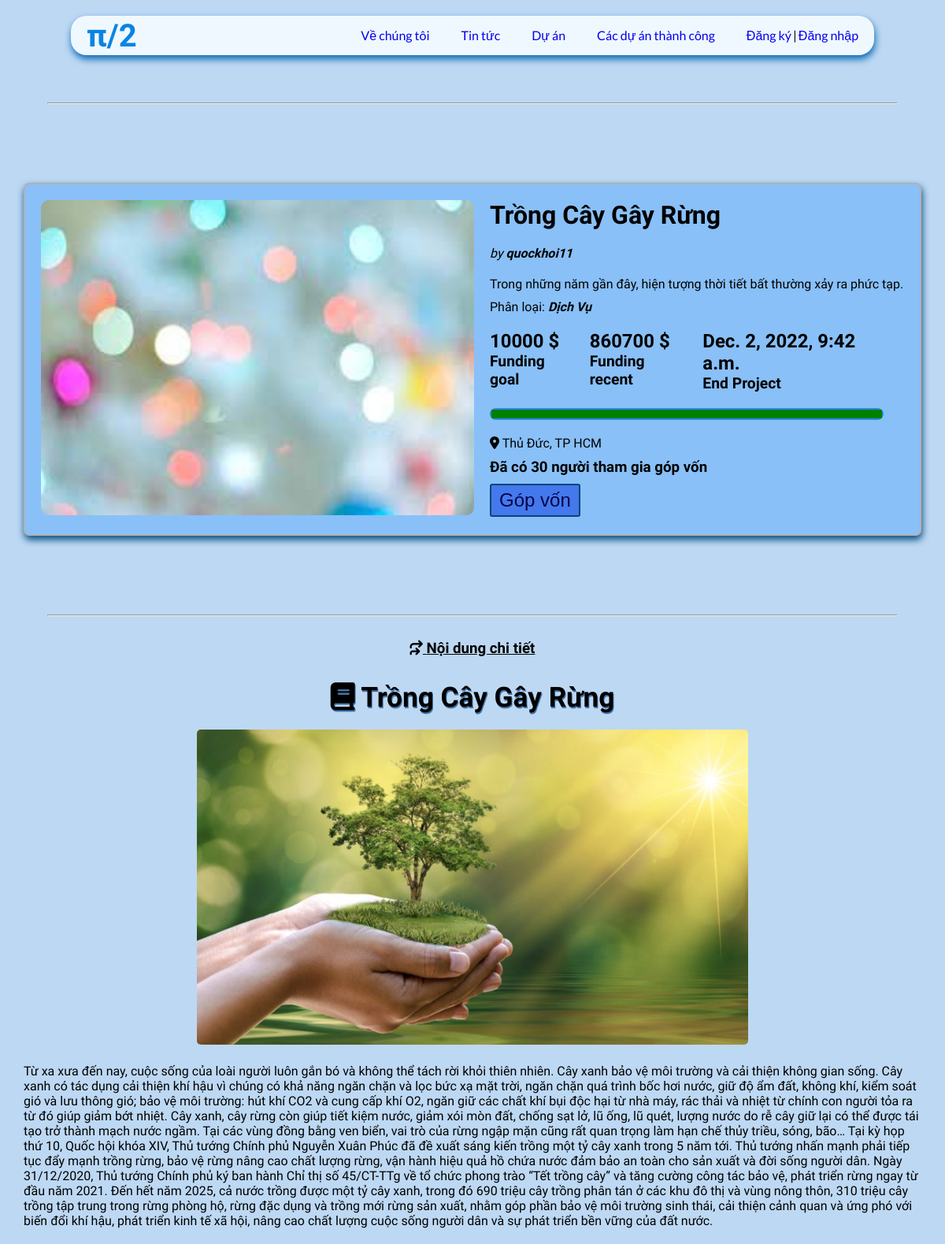
Screenshot of /projects/Project_1/ with the database file from the repository.
### viewproject/models.py (models this page shows)
class Project(models.Model):
    Title=models.CharField(max_length=50)
    ShortDescribe=models.TextField(default='',max_length=70)
    Content=models.TextField(default='',max_length=50)
    Owner=models.ForeignKey(User,on_delete=models.CASCADE)
    Category_Choices=[
        ('uncategorized','Chưa phân loại'),
        ('cong-nghe','Công nghệ'),
        ('dich-vu','Dịch vụ'),
        ('du-lich','Du lịch'),
        ('nong-nghiep','Nông nghiệp'),
        ('giao-duc','Giáo dục'),
    ]
    Category=models.CharField(default='',choices=Category_Choices,max_length=20)
    Image=models.ImageField( null=True, blank=True, upload_to="")
    Image_Content=models.ImageField( null=True, blank=True,upload_to="")
    GoalFund=models.IntegerField(default=0)
    RecentFund=models.IntegerField(default=0)
    DateEnd=models.DateTimeField(auto_now=True)
    IsSuccessfull=models.BooleanField(default=False)
    Location=models.CharField(default='',max_length=50)
    Price=models.IntegerField(default=0)

### user/models.py (models this page shows)
class User(AbstractUser):
    Money=models.IntegerField(default=0)
    Image=models.ImageField(default="/static/images/default_avatar.jpg")
    Phone=models.CharField(default='',max_length=15)

### viewproject/views.py (the view)
# urls.py: path('projects/',include('viewproject.urls')),
def viewproject(request,Project_id):
    project=Project.objects.get(pk=Project_id)
    user=request.user
    return render(request, 'Projectviews.html',{"p":project,"u":user})

### viewproject/templates/Projectviews.html (shortened to what this page needs)
{% extends 'base1.html' %}
{% block contents %}
<hr class="hr1">
<div class="content">
    <div class="contenttop">
        <div class="left">
            <img src="{{p.Image.url}}" alt="">
        </div>
        <div class="right">
            <div class="project">
                <h1 class="project_title">{{ p.Title }}</h1>
                <i class="iown">by <b><a class="owner" href="">{{ p.Owner }}</a></b></i>
                <p class="project_shortdescribe">{{ p.ShortDescribe }}</p>
                <p class="cate">Phân loại: <i><b>{{p.Category}}</b></i></p>
                <ul class="project_data">
                    <li>
                        <div class="fundgoal">
                        <h5>{{p.GoalFund}} $</h5>
                        <h6>Funding goal</h6>
                        </div>
                    </li>
                    <li>
                        <div class="fundgoal">
                            <h5>{{p.RecentFund}} $</h5>
                            <h6>Funding recent</h6>
                        </div>
                    </li>
                    <li>
                        <div class="fundrecent">
                            <h5>{{p.DateEnd}}</h5>
                            <h6>End Project</h6>
                        </div>
                    </li>
                </ul>
                <progress class="project_progress" max="{{p.GoalFund}}" value="{{p.RecentFund}}"></progress>
                <div class="location"><i class="fa-solid fa-location-dot"></i><span> {{p.Location}}</span></div>
                <h3>Đã có {{p.fundproject_set.all.count}} người tham gia góp vốn</h3>
            </div>
            <button type="button" onclick=" location.href='fund'">Góp vốn</button>
        </div>
    </div>
    <hr>
    <div class="contentbelow">
        <div class="project_content">
            <h3 class="h4_ndct"><i class="fa-solid fa-arrows-turn-right"></i> Nội dung chi tiết</h3>
            <h2 class="title_content"><i class="fa-solid fa-book"></i> {{ p.Title }}</h2>
            <img class= "img_content" src="{{p.Image_Content.url}}" alt="">
            <p class="p_content">{{p.Content}}</p>
        </div>
    </div>
</div>
{% endblock %}

### static/css/viewproject.css (style rules this page uses)
* { margin: 0; padding: 0; box-sizing: border-box; }
body { font-family: 'Fira Sans', sans-serif; background-color: #bdd8f3; }
ul { list-style: none; }
a { text-decoration: none; }
.hr1 { margin-top: 30px; }
.content { min-height: 1200px; }
.contenttop { width: 95%; margin: 100px auto; display: flex; padding: 20px; background-color: #89c0f8; border-radius: 7px; border: solid 2px #b0b2b4; box-shadow: 1px 5px 10px #044b81; }
.contenttop .left img { width: 550px; height: 400px; border-radius: 10px; }
.contenttop .right { padding-left: 20px; width: fit-content; }
.content .right .project { min-height: 360px; }
.contenttop .right .iown { display: block; margin: 20px 0px ; }
.contenttop .right .cate { margin-top: 10px; }
.contenttop .right .project_data { display: flex; list-style: none; margin-top: 20px; font-size: 120%; }
.contenttop .right ul li { font-size: 150%; margin-right:20px; }
.contenttop .right progress { display: block; margin-top: 20px; margin-bottom: 20px; height: 15px; width: 500px; border-radius: 10px; border: solid 2px #2e86de; }
.contenttop .right .owner { margin-top: 1000px; color: #000; }
.contenttop .right .location { height: fit-content; margin-bottom: 10px; }
.contenttop .right button { font-size: 150%; padding: 5px 10px; border-radius: 3px; border: solid 2px #054678; background-color: rgb(67, 121, 237); color: #08044a; cursor: pointer; }
.contentbelow { display: flex; }
.project_content { margin: 0 30px; justify-items: center; }
.project_content .h4_ndct { text-decoration:underline; }
.project_content h2 { width: fit-content; margin: 0 auto; margin-top : 30px; font-size: 220%; text-shadow: 1px 2px #3f73a7; }
.project_content .p_content { margin: 20px 0; }
.project_content .img_content { margin-top: 20px; width: 700px; height: 400px; border-radius: 5px; }
hr { width: 90%; margin: 0 auto; margin-bottom: 30px; }

### rows the page displays
Project: Image (picture), Title "Trồng Cây Gây Rừng", Owner "quockhoi11", ShortDescribe "Trong những năm gần đây, hiện tượng thời tiết bất thường xảy ra phức tạp.", Category "Dịch Vụ", GoalFund "10000", RecentFund "860700", DateEnd "Dec. 2, 2022, 9:42 a.m.", Location "Thủ Đức, TP HCM", fundproject_set.all.count "30", Image_Content (picture), Content "Từ xa xưa đến nay, cuộc sống của loài người luôn gắn bó và không thể tách rời khỏi thiên nhiên. Cây xanh bảo vệ môi trường và cải thiện không gian sống. Cây xanh có tác dụng cải thiện khí hậu vì chúng có khả năng ngăn chặn và lọc bức xạ mặt trời, ngăn chặn quá trình bốc hơi nước, giữ độ ẩm đất, không khí, kiểm soát gió và lưu thông gió; bảo vệ môi trường: hút khí CO2 và cung cấp khí O2, ngăn giữ các chất khí bụi độc hại từ nhà máy, rác thải và nhiệt từ chính con người tỏa ra từ đó giúp giảm bớt nhiệt. Cây xanh, cây rừng còn giúp tiết kiệm nước, giảm xói mòn đất, chống sạt lở, lũ ống, lũ quét, lượng nước do rễ cây giữ lại có thể được tái tạo trở thành mạch nước ngầm. Tại các vùng đồng bằng…"
